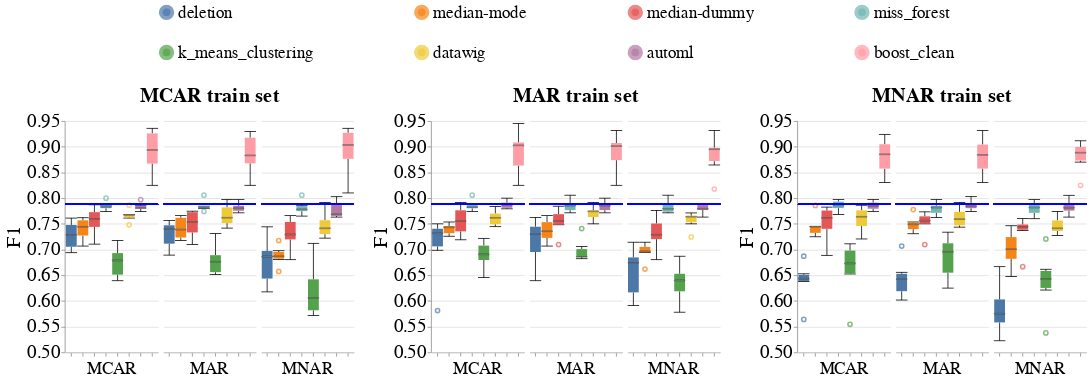

Notebook code cell kept with this figure:
### Code cell
create_box_plots_for_diff_imputers_v2(dataset_name=DATASET_NAME,
                                      model_name='gandalf_clf',
                                      metric_name='f1',
                                      db_client=db_client)

### Figure 1 — Vega-Lite specification as saved in the notebook (floating-point values rounded to 4 significant figures; data arrays with more than 128 entries replaced by an {"elided": "..."} marker saying what was removed)
{"config": {"view": {"continuousWidth": 400, "continuousHeight": 300, "stroke": null}, "axis": {"labelFontSize": 24, "labelFontWeight": "normal", "titleFontSize": 26, "titleFontWeight": "normal"}, "facet": {"spacing": 5}, "header": {"labelFontSize": 22, "labelOrient": "bottom", "labelPadding": 5, "titleFontSize": 26}, "legend": {"columns": 4, "direction": "horizontal", "labelFontSize": 22, "labelLimit": 400, "orient": "top", "symbolOffset": 120, "symbolStrokeWidth": 10, "titleAnchor": "middle", "titleFontSize": 24, "titleLimit": 300}, "title": {"fontSize": 26}}, "hconcat": [{"facet": {"column": {"field": "Test_Injection_Strategy", "sort": ["MCAR", "MAR", "MNAR"], "title": "MCAR train set", "type": "nominal"}}, "spec": {"layer": [{"mark": {"type": "boxplot", "median": {"stroke": "black", "strokeWidth": 0.7}, "ticks": true}, "encoding": {"color": {"field": "Null_Imputer_Name", "sort": ["deletion", "median-mode", "median-dummy", "miss_forest", "k_means_clustering", "datawig", "automl", "boost_clean"], "title": null, "type": "nominal"}, "x": {"axis": {"labels": false}, "field": "Null_Imputer_Name", "sort": ["deletion", "median-mode", "median-dummy", "miss_forest", "k_means_clustering", "datawig", "automl", "boost_clean"], "title": null, "type": "nominal"}, "y": {"field": "Metric_Value", "scale": {"zero": false}, "title": "F1", "type": "quantitative"}}}, {"mark": "rule", "encoding": {"color": {"value": "blue"}, "size": {"value": 2}, "y": {"field": "Baseline_Median", "type": "quantitative"}}}], "width": 120}}, {"data": {"name": "data-3f22dcc250cd6f89443e73bcd9b64d80"}, "facet": {"column": {"field": "Test_Injection_Strategy", "sort": ["MCAR", "MAR", "MNAR"], "title": "MAR train set", "type": "nominal"}}, "spec": {"layer": [{"mark": {"type": "boxplot", "median": {"stroke": "black", "strokeWidth": 0.7}, "ticks": true}, "encoding": {"color": {"field": "Null_Imputer_Name", "sort": ["deletion", "median-mode", "median-dummy", "miss_forest", "k_means_clustering", "datawig", "automl", "boost_clean"], "title": null, "type": "nominal"}, "x": {"axis": {"labels": false}, "field": "Null_Imputer_Name", "sort": ["deletion", "median-mode", "median-dummy", "miss_forest", "k_means_clustering", "datawig", "automl", "boost_clean"], "title": null, "type": "nominal"}, "y": {"field": "Metric_Value", "scale": {"zero": false}, "title": "F1", "type": "quantitative"}}}, {"mark": "rule", "encoding": {"color": {"value": "blue"}, "size": {"value": 2}, "y": {"field": "Baseline_Median", "type": "quantitative"}}}], "width": 120}}, {"data": {"name": "data-ae2d8fcccc251e616797082c1e136e0c"}, "facet": {"column": {"field": "Test_Injection_Strategy", "sort": ["MCAR", "MAR", "MNAR"], "title": "MNAR train set", "type": "nominal"}}, "spec": {"layer": [{"mark": {"type": "boxplot", "median": {"stroke": "black", "strokeWidth": 0.7}, "ticks": true}, "encoding": {"color": {"field": "Null_Imputer_Name", "sort": ["deletion", "median-mode", "median-dummy", "miss_forest", "k_means_clustering", "datawig", "automl", "boost_clean"], "title": null, "type": "nominal"}, "x": {"axis": {"labels": false}, "field": "Null_Imputer_Name", "sort": ["deletion", "median-mode", "median-dummy", "miss_forest", "k_means_clustering", "datawig", "automl", "boost_clean"], "title": null, "type": "nominal"}, "y": {"field": "Metric_Value", "scale": {"zero": false}, "title": "F1", "type": "quantitative"}}}, {"mark": "rule", "encoding": {"color": {"value": "blue"}, "size": {"value": 2}, "y": {"field": "Baseline_Median", "type": "quantitative"}}}], "width": 120}}], "data": {"name": "data-9cd2fdab469fa04568df0825559b5ab0"}, "resolve": {"scale": {"y": "shared"}}, "$schema": "https://vega.github.io/schema/vega-lite/v4.17.0.json", "datasets": {"data-9cd2fdab469fa04568df0825559b5ab0": {"elided": "144 records"}, "data-3f22dcc250cd6f89443e73bcd9b64d80": {"elided": "144 records"}, "data-ae2d8fcccc251e616797082c1e136e0c": {"elided": "144 records"}}}
